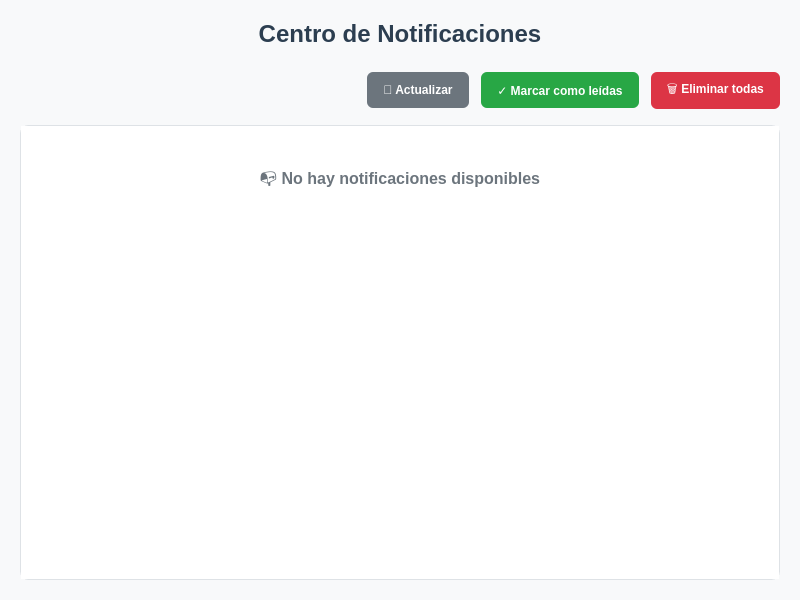
<?xml version="1.0" encoding="UTF-8"?>
<ui version="4.0">
 <class>Notificaciones</class>
 <widget class="QWidget" name="Notificaciones">
  <property name="geometry">
   <rect>
    <x>0</x>
    <y>0</y>
    <width>800</width>
    <height>600</height>
   </rect>
  </property>
  <property name="windowTitle">
   <string>Notificaciones</string>
  </property>
  <property name="styleSheet">
   <string notr="true">QWidget {
    background-color: #f8f9fa;
    font-family: 'Segoe UI', Arial, sans-serif;
}

QLabel {
    color: #333;
    font-weight: 500;
}

QPushButton {
    background-color: #007bff;
    color: white;
    border: none;
    border-radius: 6px;
    padding: 8px 16px;
    font-weight: 500;
    min-height: 20px;
}

QPushButton:hover {
    background-color: #0056b3;
}

QPushButton:pressed {
    background-color: #004085;
}

QPushButton#btnMarcarLeidas {
    background-color: #28a745;
}

QPushButton#btnMarcarLeidas:hover {
    background-color: #1e7e34;
}

QPushButton#btnEliminarTodas {
    background-color: #dc3545;
}

QPushButton#btnEliminarTodas:hover {
    background-color: #c82333;
}

QScrollArea {
    border: 1px solid #dee2e6;
    border-radius: 8px;
    background-color: white;
}

QScrollArea QWidget {
    background-color: white;
}

QFrame.notificacion-item {
    background-color: white;
    border: 1px solid #e9ecef;
    border-radius: 8px;
    margin: 4px;
    padding: 12px;
}

QFrame.notificacion-item:hover {
    background-color: #f8f9fa;
    border-color: #007bff;
}

QFrame.notificacion-nueva {
    background-color: #e3f2fd;
    border-color: #2196f3;
}

QLabel.titulo-notificacion {
    font-size: 14px;
    font-weight: 600;
    color: #2c3e50;
    margin-bottom: 4px;
}

QLabel.mensaje-notificacion {
    font-size: 13px;
    color: #555;
    line-height: 1.4;
}

QLabel.fecha-notificacion {
    font-size: 11px;
    color: #6c757d;
    font-style: italic;
}

QLabel.tipo-notificacion {
    font-size: 10px;
    font-weight: 600;
    padding: 2px 8px;
    border-radius: 12px;
    color: white;
}</string>
  </property>
  <layout class="QVBoxLayout" name="verticalLayout">
   <property name="spacing">
    <number>16</number>
   </property>
   <property name="leftMargin">
    <number>20</number>
   </property>
   <property name="topMargin">
    <number>20</number>
   </property>
   <property name="rightMargin">
    <number>20</number>
   </property>
   <property name="bottomMargin">
    <number>20</number>
   </property>
   <item>
    <widget class="QLabel" name="labelTitulo">
     <property name="text">
      <string>Centro de Notificaciones</string>
     </property>
     <property name="styleSheet">
      <string notr="true">QLabel {
    font-size: 24px;
    font-weight: 700;
    color: #2c3e50;
    margin-bottom: 8px;
}</string>
     </property>
     <property name="alignment">
      <set>Qt::AlignCenter</set>
     </property>
    </widget>
   </item>
   <item>
    <layout class="QHBoxLayout" name="layoutControles">
     <property name="spacing">
      <number>12</number>
     </property>
     <item>
      <spacer name="horizontalSpacer">
       <property name="orientation">
        <enum>Qt::Horizontal</enum>
       </property>
       <property name="sizeHint" stdset="0">
        <size>
         <width>40</width>
         <height>20</height>
        </size>
       </property>
      </spacer>
     </item>
     <item>
      <widget class="QPushButton" name="btnActualizar">
       <property name="text">
        <string>🔄 Actualizar</string>
       </property>
       <property name="styleSheet">
        <string notr="true">QPushButton {
    background-color: #6c757d;
}

QPushButton:hover {
    background-color: #545b62;
}</string>
       </property>
      </widget>
     </item>
     <item>
      <widget class="QPushButton" name="btnMarcarLeidas">
       <property name="text">
        <string>✓ Marcar como leídas</string>
       </property>
      </widget>
     </item>
     <item>
      <widget class="QPushButton" name="btnEliminarTodas">
       <property name="text">
        <string>🗑️ Eliminar todas</string>
       </property>
      </widget>
     </item>
    </layout>
   </item>
   <item>
    <widget class="QScrollArea" name="scrollAreaNotificaciones">
     <property name="widgetResizable">
      <bool>true</bool>
     </property>
     <property name="styleSheet">
      <string notr="true">QScrollArea {
    border: 1px solid #dee2e6;
    border-radius: 8px;
    background-color: white;
}

QScrollBar:vertical {
    border: none;
    background-color: #f8f9fa;
    width: 12px;
    border-radius: 6px;
}

QScrollBar::handle:vertical {
    background-color: #ced4da;
    border-radius: 6px;
    min-height: 20px;
}

QScrollBar::handle:vertical:hover {
    background-color: #adb5bd;
}

QScrollBar::add-line:vertical, QScrollBar::sub-line:vertical {
    border: none;
    background: none;
}

QScrollBar::add-page:vertical, QScrollBar::sub-page:vertical {
    background: none;
}</string>
     </property>
     <widget class="QWidget" name="scrollAreaWidgetContents">
      <property name="geometry">
       <rect>
        <x>0</x>
        <y>0</y>
        <width>758</width>
        <height>69</height>
       </rect>
      </property>
      <layout class="QVBoxLayout" name="layoutNotificaciones">
       <property name="spacing">
        <number>0</number>
       </property>
       <property name="leftMargin">
        <number>0</number>
       </property>
       <property name="topMargin">
        <number>0</number>
       </property>
       <property name="rightMargin">
        <number>0</number>
       </property>
       <property name="bottomMargin">
        <number>0</number>
       </property>
       <item>
        <widget class="QLabel" name="labelSinNotificaciones">
         <property name="text">
          <string>📭 No hay notificaciones disponibles</string>
         </property>
         <property name="styleSheet">
          <string notr="true">QLabel {
    font-size: 16px;
    color: #6c757d;
    padding: 40px;
    text-align: center;
}</string>
         </property>
         <property name="alignment">
          <set>Qt::AlignCenter</set>
         </property>
        </widget>
       </item>
       <item>
        <spacer name="verticalSpacer">
         <property name="orientation">
          <enum>Qt::Vertical</enum>
         </property>
         <property name="sizeHint" stdset="0">
          <size>
           <width>20</width>
           <height>40</height>
          </size>
         </property>
        </spacer>
       </item>
      </layout>
     </widget>
    </widget>
   </item>
  </layout>
 </widget>
 <resources/>
 <connections/>
</ui>
